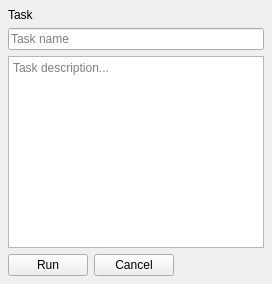
<?xml version="1.0" encoding="UTF-8"?>
<ui version="4.0">
 <class>AgentTaskPanel</class>
 <widget class="QWidget" name="AgentTaskPanel">
  <layout class="QVBoxLayout" name="mainLayout">
   <property name="leftMargin"><number>8</number></property>
   <property name="topMargin"><number>8</number></property>
   <property name="rightMargin"><number>8</number></property>
   <property name="bottomMargin"><number>8</number></property>
   <property name="spacing"><number>6</number></property>
   <item>
    <widget class="QLabel" name="titleLabel">
     <property name="text"><string>Task</string></property>
    </widget>
   </item>
   <item>
    <widget class="QLineEdit" name="taskNameEdit">
     <property name="placeholderText"><string>Task name</string></property>
    </widget>
   </item>
   <item>
    <widget class="QTextEdit" name="taskDescEdit">
     <property name="placeholderText"><string>Task description...</string></property>
    </widget>
   </item>
   <item>
    <layout class="QHBoxLayout" name="buttonLayout">
     <item>
      <widget class="QPushButton" name="runButton">
       <property name="text"><string>Run</string></property>
      </widget>
     </item>
     <item>
      <widget class="QPushButton" name="cancelButton">
       <property name="text"><string>Cancel</string></property>
      </widget>
     </item>
     <item>
      <spacer name="horizontalSpacer">
       <property name="orientation"><enum>Qt::Orientation::Horizontal</enum></property>
       <property name="sizeHint" stdset="0">
        <size><width>40</width><height>20</height></size>
       </property>
      </spacer>
     </item>
    </layout>
   </item>
  </layout>
 </widget>
 <layoutdefault spacing="6" margin="11"/>
 <resources/>
 <connections/>
</ui>
